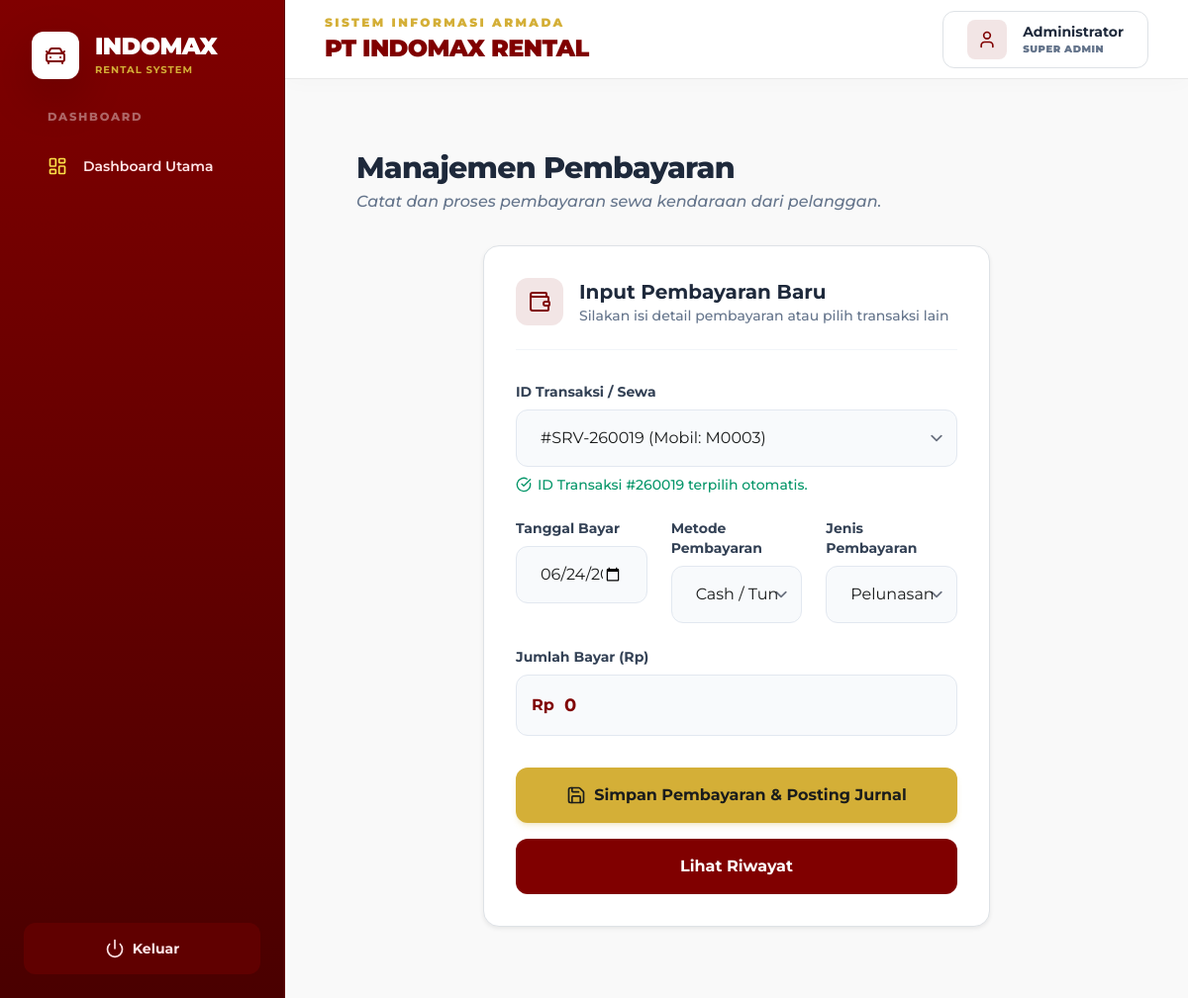
The app's page /Admin/pembayaran.php?id=260019, older data.
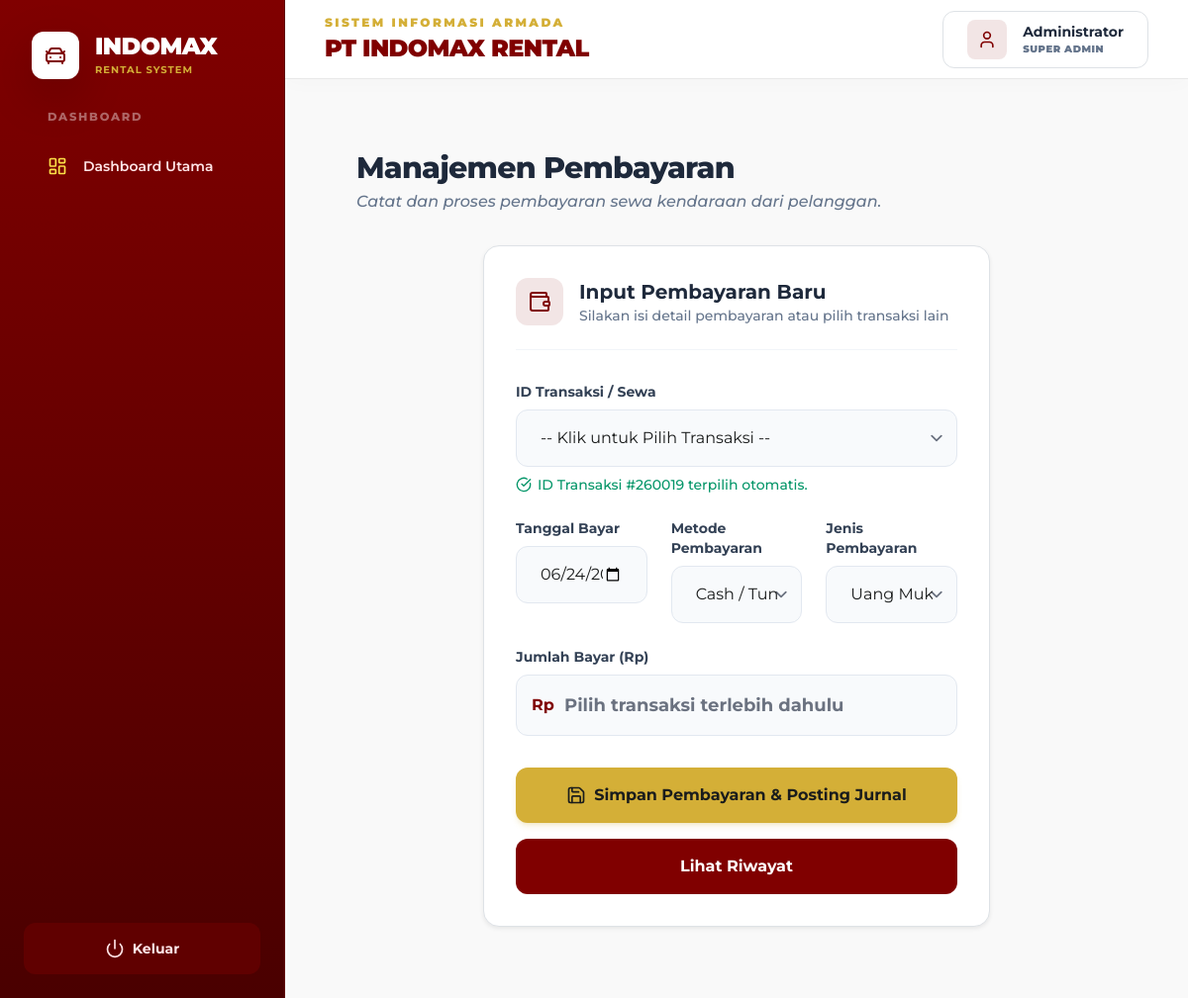
The same page, newer data.
### tables this page shows
CREATE TABLE `transaksi_sewa` (
  `id_sewa` int(11) NOT NULL,
  `id_pelanggan` int(11) NOT NULL,
  `pake_supir` enum('Ya','Tidak') NOT NULL DEFAULT 'Tidak',
  `kode_mobil` varchar(10) NOT NULL,
  `id_supir` int(11) DEFAULT NULL,
  `biaya_supir` decimal(12,2) NOT NULL DEFAULT 0.00,
  `opsi_supir` enum('ya','tidak') DEFAULT 'tidak',
  `tanggal_sewa` date NOT NULL,
  `tanggal_kembali` date NOT NULL,
  `lama_sewa` int(11) NOT NULL,
  `total_biaya` decimal(12,2) NOT NULL,
  `status_sewa` enum('pending','diterima','berjalan','selesai','DP') DEFAULT 'pending',
  `waktu_mulai_perjalanan` timestamp NULL DEFAULT NULL,
  `status_gaji_supir` enum('belum','sudah') NOT NULL DEFAULT 'belum',
  `tujuan_perjalanan` varchar(255) NOT NULL,
  `kode_akun` int(11) DEFAULT NULL,
  `lokasi_jemput` varchar(255) DEFAULT NULL,
  `lokasi_kembali` varchar(255) DEFAULT 'Kembalikan ke Kantor',
  `alamat_kembali` text DEFAULT NULL,
  `alamat_detail` text DEFAULT NULL,
  `nama_penyewa` varchar(100) DEFAULT NULL,
  `total_bayar` int(11) DEFAULT 0,
  `jumlah_bayar` int(11) DEFAULT 0
);

### Admin/pembayaran.php (the view, shortened to what the changed rows need)
<?php
include 'navbar.php';
include 'koneksi.php';
$id_pilihan = isset($_GET['id']) ? str_replace('#', '', trim($_GET['id'])) : '';
$initial_tagihan = "";
if ($id_pilihan) {
    $id_pilihan_clean = mysqli_real_escape_string($conn, $id_pilihan);
    $res_t = mysqli_query($conn, "SELECT t.*, m.tarif_per_hari, s.tarif_supir_per_hari
                                  FROM transaksi_sewa t
                                  JOIN mobil m ON t.kode_mobil = m.kode_mobil
                                  LEFT JOIN supir s ON t.id_supir = s.id_supir
                                  WHERE t.id_sewa = '$id_pilihan_clean'");
    if ($res_t && $row_t = mysqli_fetch_assoc($res_t)) {
        if ($row_t['total_biaya'] > 0) {
            $initial_tagihan = $row_t['total_biaya'];
        } else {
            $tarif_mobil = $row_t['tarif_per_hari'];
            $tarif_supir = ($row_t['pake_supir'] == 'Ya' && !empty($row_t['tarif_supir_per_hari'])) ? $row_t['tarif_supir_per_hari'] : 0;
            $initial_tagihan = ($tarif_mobil + $tarif_supir) * $row_t['lama_sewa'];
        }
    }
}
?>
<div class="p-8">
    <div class="mb-8">
        <h1 class="text-3xl font-extrabold text-slate-800 tracking-tight">Manajemen Pembayaran</h1>
    </div>
    <div class="flex justify-center">
        <div class="w-full lg:w-2/3">
            <div class="bg-white rounded-2xl p-8 border border-slate-200 shadow-sm hover-lift">
                <form action="proses_bayar.php" method="POST" class="space-y-6">
                        <div>
                            <label class="block text-sm font-bold text-slate-700 mb-2">ID Transaksi / Sewa</label>
                            <select name="id_transaksi" class="w-full rounded-xl border-slate-200 px-4 py-3 focus:border-[#800000] focus:ring focus:ring-[#800000]/20 transition-colors bg-slate-50" required>
                                <option value="">-- Klik untuk Pilih Transaksi --</option>
                                <?php
                                $sql_t = mysqli_query($conn, "SELECT t.*, m.tarif_per_hari, s.tarif_supir_per_hari,
                                                              (SELECT COALESCE(SUM(jumlah_bayar), 0) FROM pembayaran p WHERE p.id_sewa = t.id_sewa) as sudah_dibayar
                                                              FROM transaksi_sewa t
                                                              JOIN mobil m ON t.kode_mobil = m.kode_mobil
                                                              LEFT JOIN supir s ON t.id_supir = s.id_supir
                                                              WHERE t.status_sewa = 'berjalan'");
                                while($t = mysqli_fetch_array($sql_t)){
                                    $id_db = trim($t['id_sewa']);
                                    $selected = ($id_db == $id_pilihan) ? "selected" : "";
                                    if ($t['total_biaya'] > 0) {
                                        $tagihan = $t['total_biaya'];
                                    } else {
                                        $tarif_mobil = $t['tarif_per_hari'];
                                        $tarif_supir = ($t['pake_supir'] == 'Ya' && !empty($t['tarif_supir_per_hari'])) ? $t['tarif_supir_per_hari'] : 0;
                                        $tagihan = ($tarif_mobil + $tarif_supir) * $t['lama_sewa'];
                                    }
                                    $sudah_dibayar = $t['sudah_dibayar'];
                                    echo "<option value='".$id_db."' data-tagihan='".$tagihan."' data-dibayar='".$sudah_dibayar."' $selected>";
                                    echo "#SRV-".$id_db." (Mobil: ".$t['kode_mobil'].")";
                                    echo "</option>";
                                }
                                ?>
                            </select>
                            <?php if($id_pilihan): ?>
                                <div class="mt-2 text-sm text-emerald-600 font-medium flex items-center gap-1.5">
                                    <i data-lucide="check-circle" class="w-4 h-4 text-emerald-600"></i> ID Transaksi #<?= htmlspecialchars($id_pilihan) ?> terpilih otomatis.
                                </div>
                            <?php endif; ?>
                        </div>
                        <div class="grid grid-cols-1 md:grid-cols-3 gap-6">
                            <div>
                                <label class="block text-sm font-bold text-slate-700 mb-2">Jenis Pembayaran</label>
                                <select name="jenis_pembayaran" class="w-full rounded-xl border-slate-200 px-4 py-3 focus:border-[#800000] focus:ring focus:ring-[#800000]/20 transition-colors bg-slate-50" required>
                                    <option value="dp">Uang Muka (DP)</option>
                                    <option value="pelunasan">Pelunasan / Lunas</option>
                                </select>
                            </div>
                        </div>
                        <div>
                            <div class="relative flex items-center">
                                <span class="absolute left-4 font-bold text-[#800000]">Rp</span>
                                <input type="text" id="jumlah_bayar_formatted" class="w-full rounded-xl border-slate-200 pl-12 pr-4 py-3 focus:border-[#800000] focus:ring focus:ring-[#800000]/20 transition-colors bg-slate-50 font-bold text-[#800000] text-lg" placeholder="Pilih transaksi terlebih dahulu" value="<?php echo !empty($initial_tagihan) ? number_format($initial_tagihan, 0, ',', '.') : ''; ?>" readonly required>
                            </div>
                        </div>
                    </form>
                </div>
            </div>
        </div>
    </div>
</div>
</div> </main>
</body>
</html>

Row changes from the older to the newer data that the page shows:
no longer on this page (row edited): transaksi_sewa: total_biaya "0"
Text that changed along with them:
form field id_transaksi: "#SRV-260019 (Mobil: M0003)" → "-- Klik untuk Pilih Transaksi --"
form field jenis_pembayaran: "Pelunasan / Lunas" → "Uang Muka (DP)"
